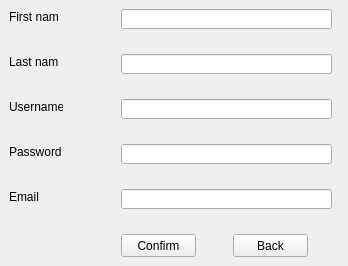
<?xml version="1.0" encoding="UTF-8"?>
<ui version="4.0">
 <class>Students_health_records_registration_ui</class>
 <widget class="QWidget" name="Students_health_records_registration_ui">
  <property name="geometry">
   <rect>
    <x>0</x>
    <y>0</y>
    <width>348</width>
    <height>266</height>
   </rect>
  </property>
  <property name="acceptDrops">
   <bool>false</bool>
  </property>
  <property name="windowTitle">
   <string>Students_health_records</string>
  </property>
  <property name="windowIcon">
   <iconset>
    <normaloff>../Students_health_records/ui/icon.jpg</normaloff>../Students_health_records/ui/icon.jpg</iconset>
  </property>
  <widget class="QLabel" name="label">
   <property name="geometry">
    <rect>
     <x>9</x>
     <y>9</y>
     <width>50</width>
     <height>16</height>
    </rect>
   </property>
   <property name="text">
    <string>First name</string>
   </property>
  </widget>
  <widget class="QLineEdit" name="lineEdit_first_name">
   <property name="geometry">
    <rect>
     <x>121</x>
     <y>9</y>
     <width>211</width>
     <height>20</height>
    </rect>
   </property>
  </widget>
  <widget class="QLabel" name="First_name_error">
   <property name="geometry">
    <rect>
     <x>121</x>
     <y>35</y>
     <width>211</width>
     <height>16</height>
    </rect>
   </property>
   <property name="text">
    <string/>
   </property>
  </widget>
  <widget class="QLabel" name="label_2">
   <property name="geometry">
    <rect>
     <x>9</x>
     <y>54</y>
     <width>49</width>
     <height>16</height>
    </rect>
   </property>
   <property name="text">
    <string>Last name</string>
   </property>
  </widget>
  <widget class="QLineEdit" name="lineEdit_last_name">
   <property name="geometry">
    <rect>
     <x>121</x>
     <y>54</y>
     <width>211</width>
     <height>20</height>
    </rect>
   </property>
  </widget>
  <widget class="QLabel" name="Last_name_error">
   <property name="geometry">
    <rect>
     <x>121</x>
     <y>80</y>
     <width>211</width>
     <height>16</height>
    </rect>
   </property>
   <property name="text">
    <string/>
   </property>
  </widget>
  <widget class="QLabel" name="label_3">
   <property name="geometry">
    <rect>
     <x>9</x>
     <y>99</y>
     <width>54</width>
     <height>16</height>
    </rect>
   </property>
   <property name="text">
    <string>Username*</string>
   </property>
  </widget>
  <widget class="QLineEdit" name="lineEdit_username">
   <property name="geometry">
    <rect>
     <x>121</x>
     <y>99</y>
     <width>211</width>
     <height>20</height>
    </rect>
   </property>
  </widget>
  <widget class="QLabel" name="User_name_error">
   <property name="geometry">
    <rect>
     <x>121</x>
     <y>125</y>
     <width>211</width>
     <height>16</height>
    </rect>
   </property>
   <property name="text">
    <string/>
   </property>
  </widget>
  <widget class="QLabel" name="label_4">
   <property name="geometry">
    <rect>
     <x>9</x>
     <y>144</y>
     <width>52</width>
     <height>16</height>
    </rect>
   </property>
   <property name="text">
    <string>Password*</string>
   </property>
  </widget>
  <widget class="QLineEdit" name="lineEdit_password">
   <property name="geometry">
    <rect>
     <x>121</x>
     <y>144</y>
     <width>211</width>
     <height>20</height>
    </rect>
   </property>
  </widget>
  <widget class="QLabel" name="Password_error">
   <property name="geometry">
    <rect>
     <x>121</x>
     <y>170</y>
     <width>211</width>
     <height>16</height>
    </rect>
   </property>
   <property name="text">
    <string/>
   </property>
  </widget>
  <widget class="QLabel" name="label_5">
   <property name="geometry">
    <rect>
     <x>9</x>
     <y>189</y>
     <width>30</width>
     <height>16</height>
    </rect>
   </property>
   <property name="text">
    <string>Email*</string>
   </property>
  </widget>
  <widget class="QLineEdit" name="lineEdit_Email">
   <property name="geometry">
    <rect>
     <x>121</x>
     <y>189</y>
     <width>211</width>
     <height>20</height>
    </rect>
   </property>
  </widget>
  <widget class="QLabel" name="Emai_error">
   <property name="geometry">
    <rect>
     <x>121</x>
     <y>215</y>
     <width>211</width>
     <height>16</height>
    </rect>
   </property>
   <property name="text">
    <string/>
   </property>
  </widget>
  <widget class="QPushButton" name="sign_up_button">
   <property name="geometry">
    <rect>
     <x>121</x>
     <y>234</y>
     <width>75</width>
     <height>23</height>
    </rect>
   </property>
   <property name="text">
    <string>Confirm</string>
   </property>
  </widget>
  <widget class="QPushButton" name="sign_in_button">
   <property name="geometry">
    <rect>
     <x>233</x>
     <y>234</y>
     <width>75</width>
     <height>23</height>
    </rect>
   </property>
   <property name="text">
    <string>Back</string>
   </property>
  </widget>
 </widget>
 <resources/>
 <connections/>
</ui>
